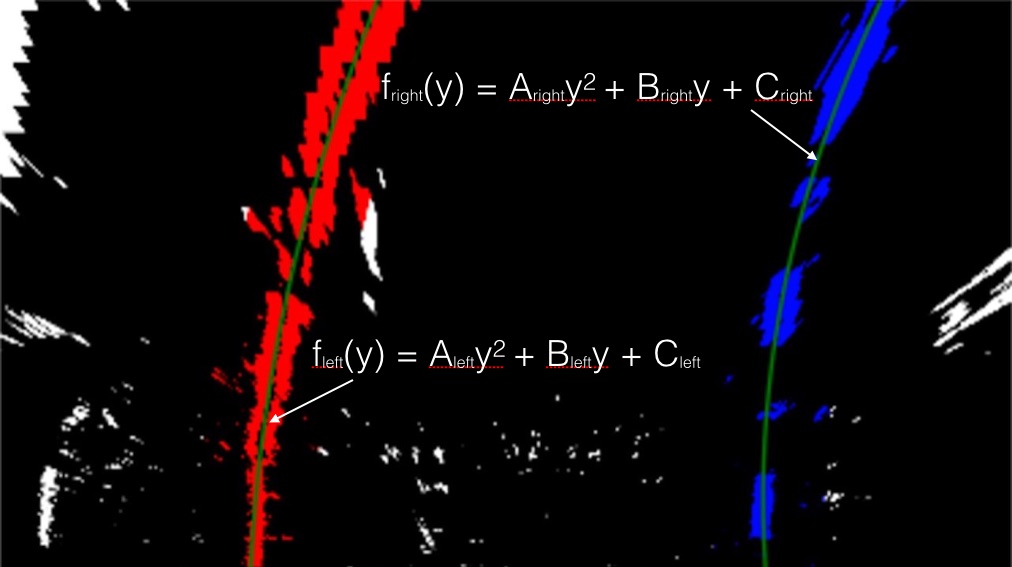
#> input picture CarND-Advanced-Lane-Lines-master/examples/color_fit_lines.jpg, 1012 x 567 px
$ python -i thresholding.py   (imports and definitions only)   (older library calls are emulated)
#> lines starting #> are read from the running program, lines starting #| are printed output that depends on the picture; after the words box and inside, x2 and y2 are one past the last pixel; in counts of white or black regions, pixels touching at a corner belong together
import numpy as np
import cv2

def abs_sobel_thresh(img, orient='x', sobel_kernel=3, thresh=(0, 255)):
    # Convert to grayscale
    gray = cv2.cvtColor(img, cv2.COLOR_RGB2GRAY)
    # Apply x or y gradient with the OpenCV Sobel() function
    # and take the absolute value
    if orient == 'x':
        abs_sobel = np.absolute(cv2.Sobel(gray, cv2.CV_64F, 1, 0))
    if orient == 'y':
        abs_sobel = np.absolute(cv2.Sobel(gray, cv2.CV_64F, 0, 1))
    # Rescale back to 8 bit integer
    scaled_sobel = np.uint8(255*abs_sobel/np.max(abs_sobel))
    # Create a copy and apply the threshold
    binary_output = np.zeros_like(scaled_sobel)
    # Here I'm using inclusive (>=, <=) thresholds, but exclusive is ok too
    binary_output[(scaled_sobel >= thresh[0]) & (scaled_sobel <= thresh[1])] = 1

    # Return the result
    return binary_output

def mag_thresh(img, sobel_kernel=3, mag_thresh=(0, 255)):
    # Convert to grayscale
    gray = cv2.cvtColor(img, cv2.COLOR_RGB2GRAY)
    # Take both Sobel x and y gradients
    sobelx = cv2.Sobel(gray, cv2.CV_64F, 1, 0, ksize=sobel_kernel)
    sobely = cv2.Sobel(gray, cv2.CV_64F, 0, 1, ksize=sobel_kernel)
    # Calculate the gradient magnitude
    gradmag = np.sqrt(sobelx**2 + sobely**2)
    # Rescale to 8 bit
    scale_factor = np.max(gradmag)/255
    gradmag = (gradmag/scale_factor).astype(np.uint8)
    # Create a binary image of ones where threshold is met, zeros otherwise
    binary_output = np.zeros_like(gradmag)
    binary_output[(gradmag >= mag_thresh[0]) & (gradmag <= mag_thresh[1])] = 1

    # Return the binary image
    return binary_output

def dir_threshold(img, sobel_kernel=3, thresh=(0, np.pi/2)):
    # Grayscale
    gray = cv2.cvtColor(img, cv2.COLOR_RGB2GRAY)
    # Calculate the x and y gradients
    sobelx = cv2.Sobel(gray, cv2.CV_64F, 1, 0, ksize=sobel_kernel)
    sobely = cv2.Sobel(gray, cv2.CV_64F, 0, 1, ksize=sobel_kernel)
    # Take the absolute value of the gradient direction,
    # apply a threshold, and create a binary image result
    absgraddir = np.arctan2(np.absolute(sobely), np.absolute(sobelx))
    binary_output =  np.zeros_like(absgraddir)
    binary_output[(absgraddir >= thresh[0]) & (absgraddir <= thresh[1])] = 1

    # Return the binary image
    return binary_output

def whiteDetection(image):

    def bin_it(image, threshold):
        bin = np.zeros_like(image)
        bin[(image >= threshold[0]) & (image <= threshold[1])] = 1
        return bin

    bin_thresh = [20,255]

    lower = np.array([100,100,200])
    upper = np.array([255,255,255])
    mask = cv2.inRange(image, lower, upper)
    mask = cv2.bitwise_and(image, image, mask = mask)
    mask = cv2.cvtColor(mask, cv2.COLOR_RGB2GRAY)
    mask = bin_it(mask, bin_thresh)
    return mask

def yellowDetection(image):

    def bin_it(image, threshold):
        bin = np.zeros_like(image)
        bin[(image >= threshold[0]) & (image <= threshold[1])] = 1
        return bin

    hls = cv2.cvtColor(image, cv2.COLOR_RGB2HLS)
    hsv = cv2.cvtColor(image, cv2.COLOR_RGB2HSV)
    S = hls[:,:,2]
    H = hls[:,:,1]

    bin_thresh = [20,255]

    lower = np.array([20,100,80])
    upper = np.array([45,200,255])
    mask_HSL = cv2.inRange(hls, lower, upper)
    mask_HSL = cv2.bitwise_and(image, image, mask = mask_HSL)
    mask_HSL = cv2.cvtColor(mask_HSL, cv2.COLOR_HLS2RGB)
    mask_HSL = cv2.cvtColor(mask_HSL, cv2.COLOR_RGB2GRAY)
    mask_HSL = bin_it(mask_HSL, bin_thresh)

    lower = np.array([0,80,200])
    upper = np.array([40,255,255])
    mask_HSV = cv2.inRange(hsv, lower, upper)
    mask_HSV = cv2.bitwise_and(image, image, mask = mask_HSV)
    mask_HSV = cv2.cvtColor(mask_HSV, cv2.COLOR_HSV2RGB)
    mask_HSV = cv2.cvtColor(mask_HSV, cv2.COLOR_RGB2GRAY)
    mask_HSV = bin_it(mask_HSV, bin_thresh)

    mask = np.zeros_like(mask_HSV)
    mask[(mask_HSV == 1) | (mask_HSL == 1)] = 1
    return mask

def thresholdingProcessing(image):

    ksize=3

    gradx = abs_sobel_thresh(image, orient='x', sobel_kernel=ksize, thresh=(20, 100))
    #grady = abs_sobel_thresh(image, orient='y', sobel_kernel=ksize, thresh=(10, 100))
    mag_binary = mag_thresh(image, sobel_kernel=ksize, mag_thresh=(25, 100))
    dir_binary = dir_threshold(image, sobel_kernel=ksize, thresh=(1.0, np.pi/2))

    yellow = yellowDetection(image)
    white = whiteDetection(image)

    combined = np.zeros_like(dir_binary)
    combined[((gradx == 1) & (white == 1)) | ((mag_binary == 1) & (dir_binary == 1)) | (yellow == 1) | (white == 1)] = 1
    return combined

>>> import cv2
>>> picture = cv2.cvtColor(cv2.imread('examples/color_fit_lines.jpg'), cv2.COLOR_BGR2RGB)
>>> result = thresholdingProcessing(picture)
#> in thresholdingProcessing, `gradx = abs_sobel_thresh(image, orient='x', sobel_kernel=ksize, thresh..`:
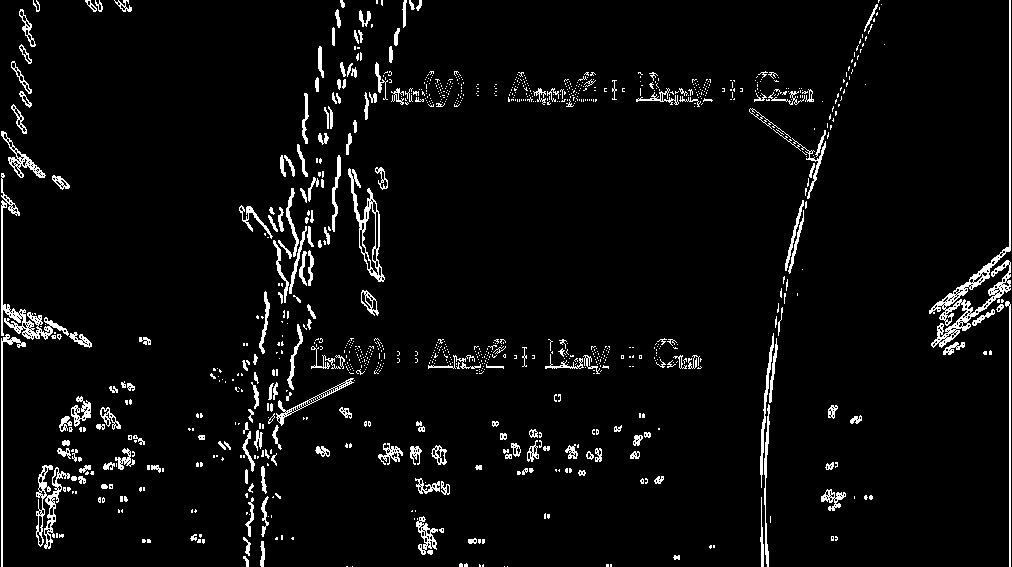
#> gradx: shape (567, 1012); values 0 (black) and 1 (white), 4.6% white in thin lines or dots
#> in mag_thresh, `sobely = cv2.Sobel(gray, cv2.CV_64F, 0, 1, ksize=sobel_kernel)`:
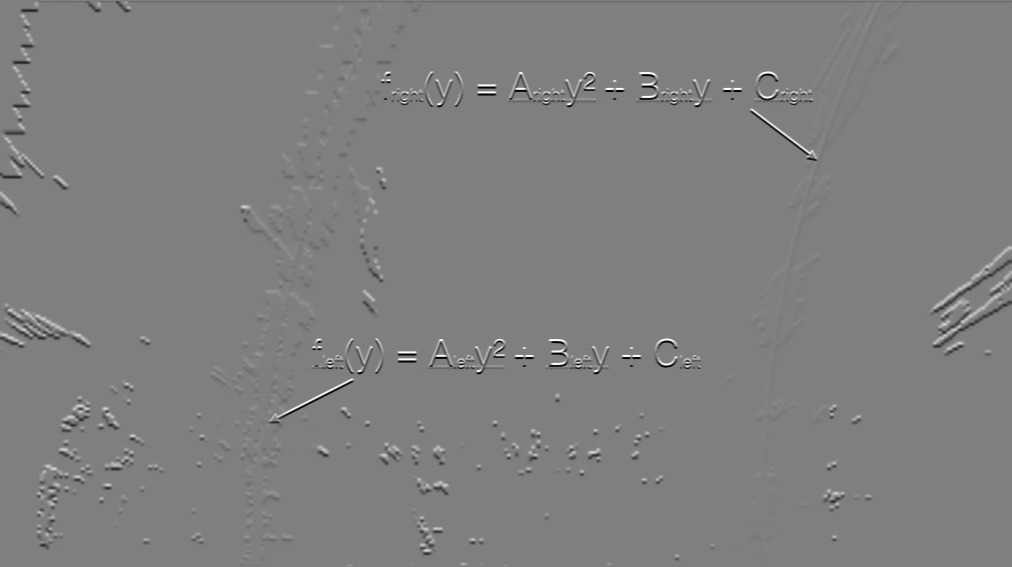
#> sobely: shape (567, 1012) float64; min -1020, max 1020, mean -0.6; drawn with min black and max white
#> in mag_thresh, `gradmag = np.sqrt(sobelx**2 + sobely**2)`:
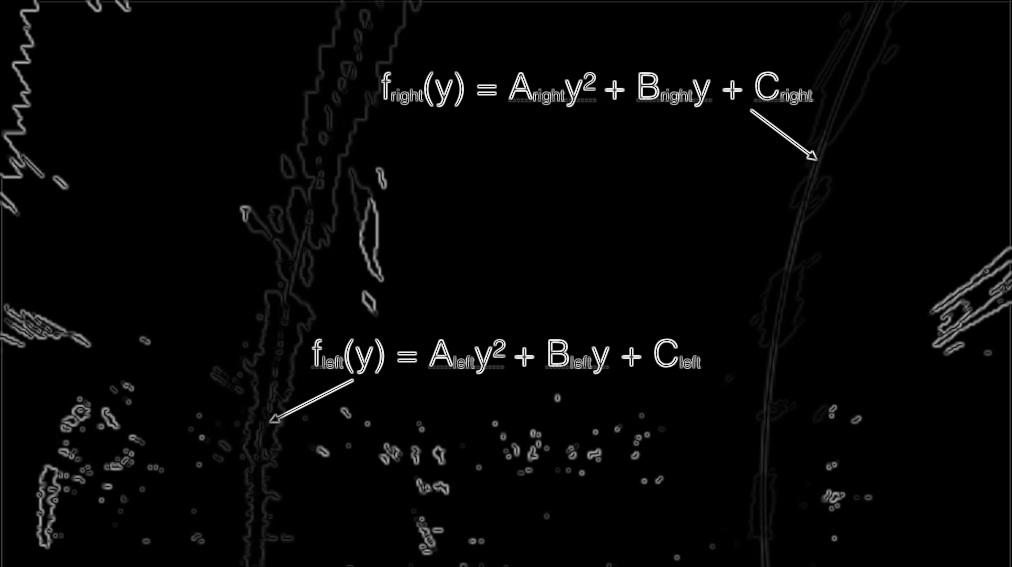
#> gradmag: shape (567, 1012) float64; min 0, max 1101.9, mean 27.3; drawn with min black and max white
#> in mag_thresh, `scale_factor = np.max(gradmag)/255`: scale_factor = 4.32
#> in thresholdingProcessing, `mag_binary = mag_thresh(image, sobel_kernel=ksize, mag_thresh=(25, 100))`: mag_binary: shape (567, 1012); values 0 (black) and 1 (white), 4.3% white in thin lines or dots
#> in dir_threshold, `absgraddir = np.arctan2(np.absolute(sobely), np.absolute(sobelx))`:
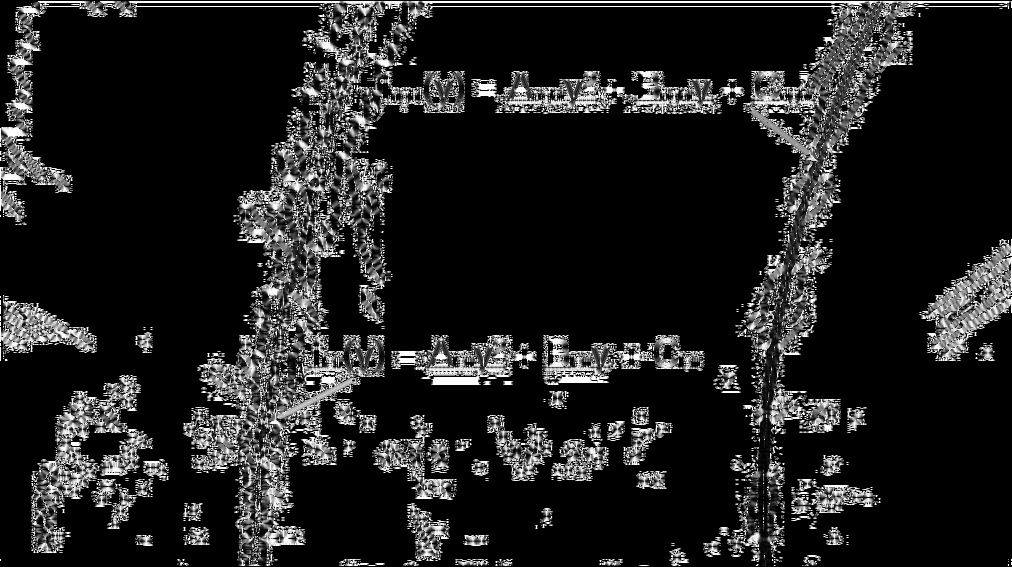
#> absgraddir: shape (567, 1012) float64; min 0, max 1.57, mean 0.196; drawn with min black and max white
#> in thresholdingProcessing, `dir_binary = dir_threshold(image, sobel_kernel=ksize, thresh=(1.0, np...`:
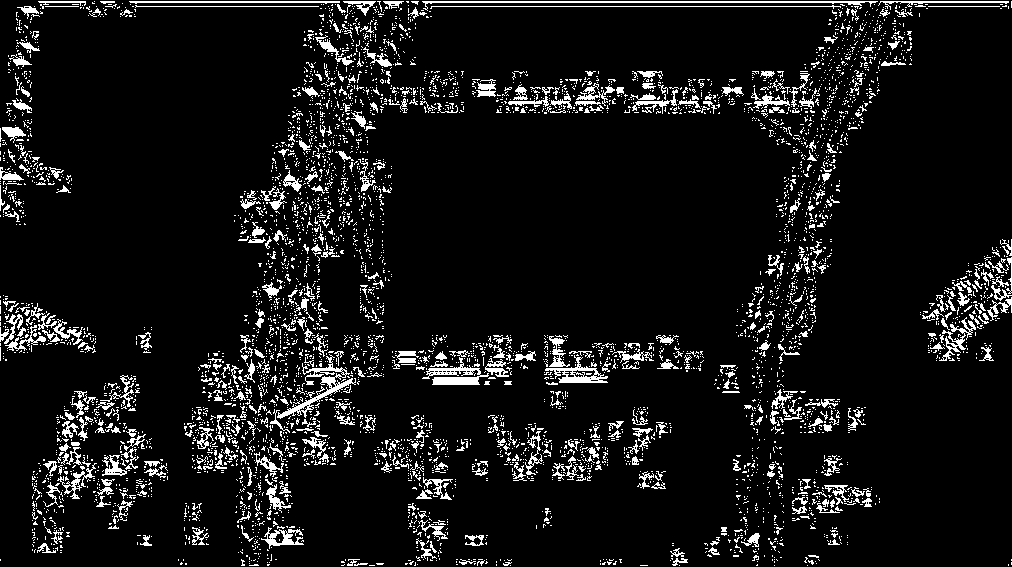
#> dir_binary: shape (567, 1012) float64; values 0 (black) and 1 (white), 8.2% white in thin lines or dots
#> in yellowDetection, `hls = cv2.cvtColor(image, cv2.COLOR_RGB2HLS)`: hls: shape (567, 1012, 3); mean of channels 0, 1, 2 15.3, 13.6, 37.6
#> in yellowDetection, `hsv = cv2.cvtColor(image, cv2.COLOR_RGB2HSV)`: hsv: shape (567, 1012, 3); mean H, S, V 13.1, 38.2, 20
#> in yellowDetection, `S = hls[:,:,2]`:
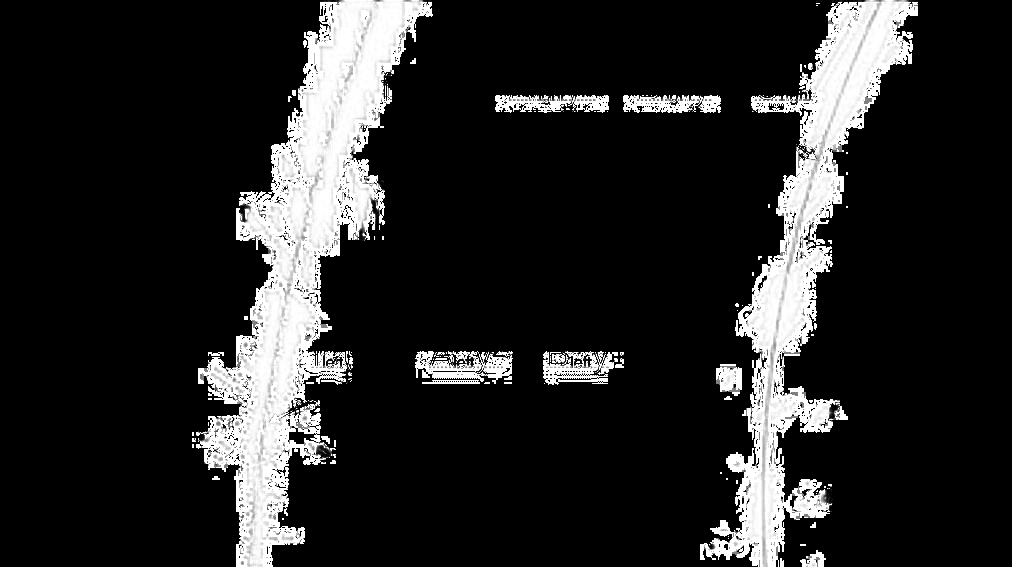
#> S: shape (567, 1012); min 0, max 255, mean 37.6
#> in yellowDetection, `mask_HSL = cv2.inRange(hls, lower, upper)`: mask_HSL: shape (567, 1012); every value is 0
#> in yellowDetection, `mask_HSL = cv2.bitwise_and(image, image, mask = mask_HSL)`: mask_HSL: shape (567, 1012, 3); every value is 0
#> in yellowDetection, `mask_HSV = cv2.inRange(hsv, lower, upper)`: mask_HSV: shape (567, 1012); 2% white; 51 white regions (34 under 20 px), largest, box (x1, y1, x2, y2) and area: (310, 0, 403, 246) 4349, (301, 0, 374, 176) 2997, (246, 293, 281, 443) 1237
#> in yellowDetection, `mask_HSV = bin_it(mask_HSV, bin_thresh)`: mask_HSV: shape (567, 1012); values 0 (black) and 1 (white), 0.03% white in thin lines or dots, all inside (x1, y1, x2, y2) = (246, 0, 668, 423)
#> in whiteDetection, `mask = cv2.inRange(image, lower, upper)`: mask: shape (567, 1012); 1.7% white; 177 white regions (125 under 20 px), largest, box (x1, y1, x2, y2) and area: (0, 0, 37, 176) 3607, (361, 202, 379, 276) 657, (39, 467, 58, 545) 616
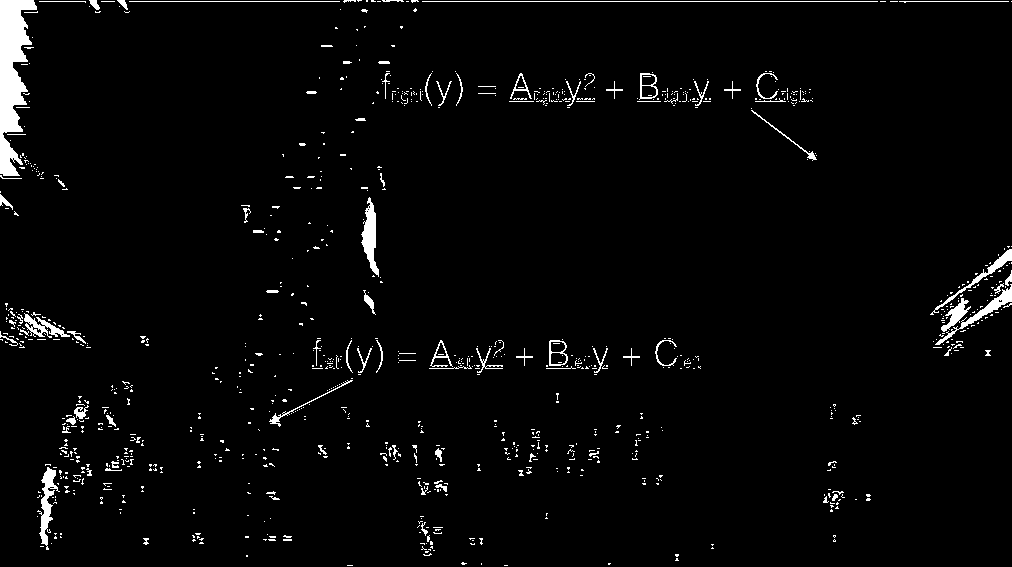
#> result: shape (567, 1012) float64; values 0 (black) and 1 (white), 2.8% white; 1001 white regions (910 under 20 px), largest, box (x1, y1, x2, y2) and area: (0, 0, 37, 176) 3622, (361, 197, 379, 277) 698, (37, 467, 60, 550) 668
